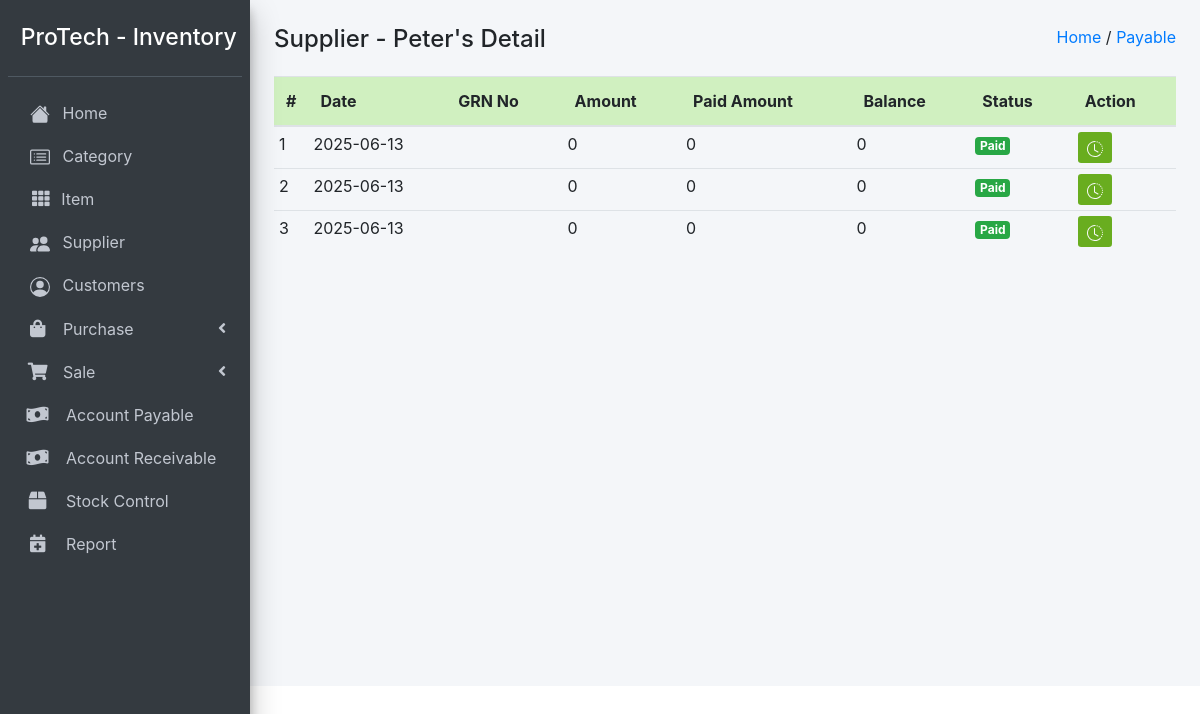
Before: /account_payable_detail.php?supplier_id=4004 with the older database file.
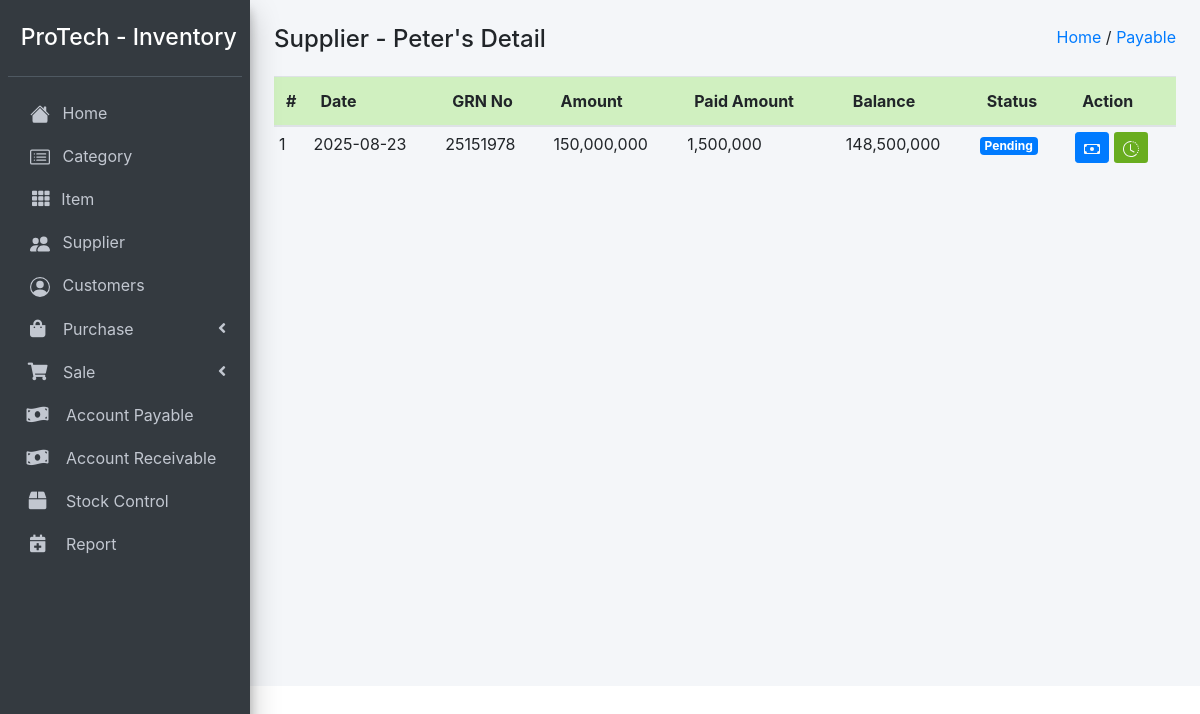
After: the same page with the newer database file.
### tables this page shows
CREATE TABLE `supplier` (
  `id` int(11) NOT NULL,
  `supplier_id` int(11) NOT NULL,
  `supplier_name` varchar(255) NOT NULL,
  `supplier_phone` int(11) NOT NULL,
  `supplier_address` varchar(255) NOT NULL
);

CREATE TABLE `payable` (
  `id` int(11) NOT NULL,
  `date` date NOT NULL,
  `grn_no` varchar(255) NOT NULL,
  `supplier_id` varchar(255) NOT NULL,
  `amount` int(11) NOT NULL,
  `paid` int(11) NOT NULL,
  `balance` int(11) NOT NULL,
  `purchase_id` int(11) NOT NULL,
  `asc_id` int(11) NOT NULL,
  `group_id` int(11) NOT NULL,
  `status` varchar(20) NOT NULL
);

### account_payable_detail.php (the view, shortened to what this page needs)
<?php
  require '../Config/config.php';
?>
<?php include 'header.php'; ?>
<?php
    $supplier_id = $_GET['supplier_id'];
    $payaplestmt = $pdo->prepare("SELECT * FROM payable WHERE supplier_id='$supplier_id' GROUP BY group_id");
    $payaplestmt->execute();
    $payapledata = $payaplestmt->fetchAll();
    $supplierIdstmt = $pdo->prepare("SELECT * FROM supplier WHERE supplier_id='$supplier_id'");
    $supplierIdstmt->execute();
    $supplierIdResult = $supplierIdstmt->fetch(PDO::FETCH_ASSOC);
 ?>
<div class="col-md-12 px-4 mt-4">
  <div class="d-flex justify-content-between">
    <div>
      <h4>Supplier - <?php echo $supplierIdResult['supplier_name']; ?>'s Detail</h4>
    </div>
    <div>
      <a href="index.php">
        Home
      </a>
      /
      <a href="account_payable.php">
          Payable
      </a>
    </div>
  </div>
  <div class="" style="margin-top:-10px;">
    <table class="table mt-4 table-hover">
      <thead class="custom-thead">
        <tr>
          <th style="width: 10px">#</th>
          <th>Date</th>
          <th>GRN No</th>
          <th>Amount</th>
          <th>Paid Amount</th>
          <th>Balance</th>
          <th>Status</th>
          <th>Action</th>
        </tr>
      </thead>
      <tbody>
        <?php
          if ($payapledata) {
            $id = 1;
            foreach ($payapledata as $value) {
              $supplier_id = $value['supplier_id'];
              $grn_no = $value['grn_no'];
              $group_id = $value['group_id'];
              $amountstmt = $pdo->prepare("SELECT SUM(amount) AS total_amount FROM payable WHERE supplier_id = '$supplier_id' AND grn_no = '$grn_no'");
              $amountstmt->execute();
              $total_amountdata = $amountstmt->fetch(PDO::FETCH_ASSOC);
              $total_amount = $total_amountdata['total_amount'];
              $paidamountstmt = $pdo->prepare("SELECT SUM(paid) AS total_paid_amount FROM payable WHERE supplier_id = '$supplier_id' AND group_id = '$group_id'");
              $paidamountstmt->execute();
              $paidamountdata = $paidamountstmt->fetch(PDO::FETCH_ASSOC);
              $paidamount = $paidamountdata['total_paid_amount'];
              $balance = $total_amount - $paidamount;
         ?>
        <tr>
          <td><?php echo $id; ?></td>
          <td><?php echo $value['date'];?></td>
          <td><?php if(str_contains($value['grn_no'], "PR")){ echo $value['grn_no']; ?><span class="badge badge-primary ms-2">Purchase Return</span><?php }else{ echo $value['grn_no']; } ?></td>
          <td><?php echo number_format($total_amount);?></td>
          <td><?php echo number_format($paidamount);?></td>
          <td><?php echo number_format($balance);?></td>
          <td><span class="badge <?php if($balance == 0){ echo "badge-success"; }else{ echo "badge-primary"; } ?>"><?php if($balance != 0 ){ echo "Pending"; }else{ echo "Paid"; } ?></span></td>
          <td>
              <?php
                if($balance != 0){
                  ?>
                  <button data-toggle="modal" data-target="#myModal<?php echo $value['id']; ?>"
                    class="btn btn-sm btn-primary text-light"
                    data-bs-toggle="tooltip" data-bs-placement="top" title="Add Payment">
                  </button>
                  <?php
                }
              ?>
            <a href="account_payable_detail_per_voucher.php?supplier_id=<?php echo $value['supplier_id'];?>&group_id=<?php echo $value['group_id'] ?>"
              class="btn btn-sm btn-purple text-light"
              data-bs-toggle="tooltip" data-bs-placement="top" title="View Payment History">
            </a>
          </td>
        </tr>
        <?php
          $id++;
            }
          }
         ?>
      </tbody>
    </table>
  </div>
</div>

Changed rows visible on the page:
removed payable: date "2025-06-13", total_amount "0", paidamount "0", balance "0", shows "Paid"
removed payable: date "2025-06-13", total_amount "0", paidamount "0", balance "0", shows "Paid"
removed payable: date "2025-06-13", total_amount "0", paidamount "0", balance "0", shows "Paid"
added payable: date "2025-08-23", grn_no "25151978", total_amount "150,000,000", paidamount "1,500,000", balance "148,500,000", shows "Pending"
